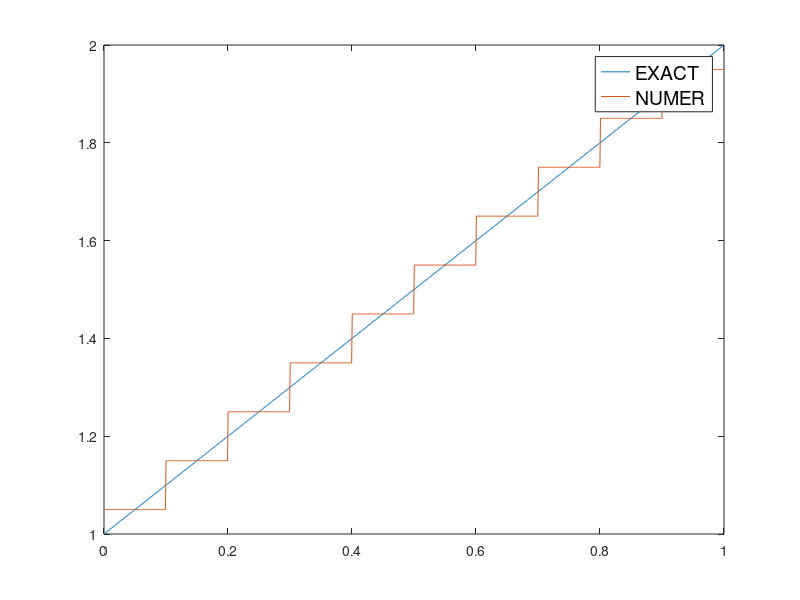

This chart was generated by the following MATLAB code:
1;
% ===== FINITE VOLUME METHOD 1D
% ===== -d( K(x) * du(x)/dx )/dx + u(x) = F(x) ====

% use some global variables for the sake of convenience
global A B Nelem Nvert grid u center

% 1. ===================================== Input Data
% left boundary
A = 0;
% right boundary
B = 1;
% number of finite elements
Nelem = 10;
% number of vertices
Nvert = Nelem + 1;
% vertices of computational grid: equidistant meshing
grid = linspace(A, B, Nvert);
% solution vector
u = zeros(Nelem, 1);
% center coordinates of finite elements
center = zeros(Nelem, 1);
for i = 1:Nelem
	center(i) = (grid(i+1) + grid(i))/2;
endfor

% 2. ============================= Analytical Functions
% Known exact solution (analytical function)
function ret = uexact(x)
	ret = x+1;
endfunction

% K(x) (known analytical function)
function ret = kfun(x)
	ret = 1;
endfunction

% F(x) right side function (known analytical function)
function ret = ffun(x)
	ret = uexact(x);
endfunction

% numerical solution: defined through solution vector u and basis functions phi_i
function ret = unumer(x)
	global u Nelem
	ret = 0;
	for i=1:Nelem
		ret += u(i)*phi(i, x);
	endfor
endfunction

% basis function for i-th element
function ret = phi(i, x)
	global grid
	if x >= grid(i) && x <= grid(i+1)
		ret = 1;
	else
		ret = 0;
	endif
endfunction


% 3. ================================ SLE Assembly and Solution
% left hand side matrix
M = zeros(Nelem, Nelem);
% right hand side vector
rhs = zeros(Nelem, 1);

% assembly: looping through each element (or each row)
for irow = 1:Nelem
	ielem = irow;
	% --- integral 1 (stiffness)
	% left neighbour
	if ielem > 1
		% internal
		m = kfun(grid(ielem))/(center(ielem) - center(ielem-1));
		M(irow, irow) += m;
		M(irow, irow-1) += -m;
	else
		% left side Dirichlet boundary condition
		m = kfun(grid(1))/(center(1) - grid(1));
		M(irow, irow) += m;
		rhs(irow) += uexact(grid(1)) * m;
	endif
	% right neighbour
	if ielem < Nelem
		% internal
		m = kfun(grid(ielem+1))/(center(ielem+1) - center(ielem));
		M(irow, irow) += m;
		M(irow, irow+1) += -m;
	else
		% right side Dirichlet boundary condition
		m = kfun(grid(Nvert))/(grid(Nvert) - center(Nelem));
		M(irow, irow) += m;
		rhs(irow) += uexact(grid(Nvert)) * m;
	endif

	% --- integral 2 (mass)
	len = grid(ielem+1) - grid(ielem);
	M(irow, irow) += len;

	% --- integral 3 (right side)
	rhs(irow) += len*ffun(center(ielem));
endfor

% obtain solution
u = M\rhs;

% 4. ============================== Visualization and output
% visualization on equidistant fine grid with Nvis nodes
Nvis = 1000;
x = linspace(A, B, Nvis);
for i=1:Nvis
	% get exact solution for each x entry
	y_exact(i) = uexact(x(i));
	% get numerical solution for each x entry
	y_numer(i) = unumer(x(i));
endfor
% plot y_exact(x), y_numer(x)
plot(x, y_exact, x, y_numer);
lg = legend("EXACT", "NUMER");
set(lg, "fontsize", 14);

% calculate and print norms: maximum and standard deviations
Nmax = max(abs(y_exact - y_numer))
N2 = std(y_exact - y_numer)
